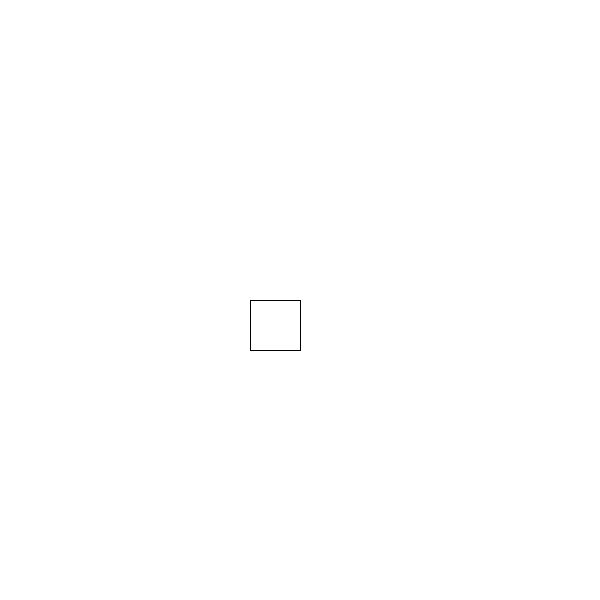
Frame 1 (no input)
Frame 60 (the mouse pressed at the canvas centre just before this capture): identical to frame 1, image omitted
Frame 120 (the mouse held since frame 60 and released just before this capture): identical to frame 1, image omitted

The Processing sketch that drew this single still picture (run headless with seeded random() and noise(); from frame 60 on, the mouse is pressed at the canvas centre):

// Processing sketch: opdracht__9_4
// ── opdracht__9_4.pde
void setup(){
size (600,600);
background (255,255,255);

for(int i = 0; i < 2; i++){
line(300,300,i * 50 + 250,i * 50 + 300);
line(250,350,i * 50 + 250, i * 50 + 300);
}
}
void draw(){
}
